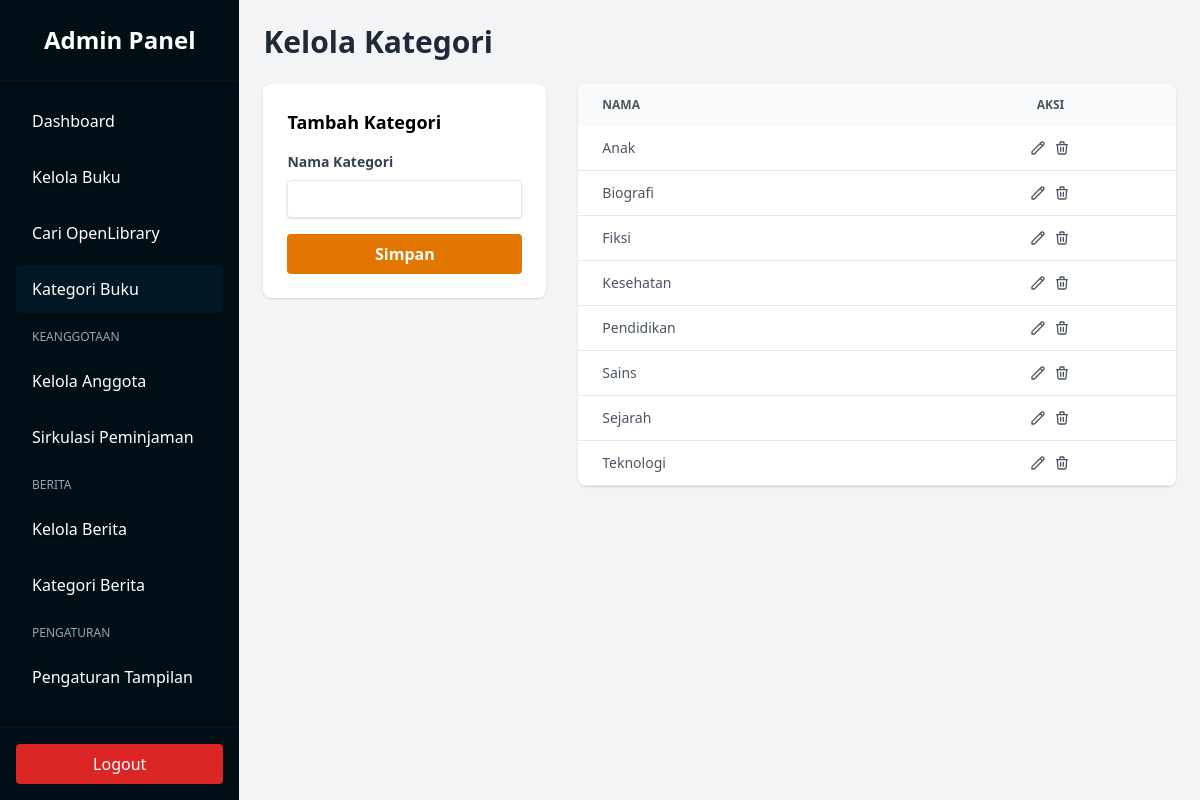
The app's page /admin/categories.php (signed in) with its own data.
### tables this page shows
CREATE TABLE `categories` (
  `id` int(11) NOT NULL AUTO_INCREMENT,
  `name` varchar(100) NOT NULL,
  `created_at` timestamp NOT NULL DEFAULT current_timestamp(),
  PRIMARY KEY (`id`)
);

### admin/categories.php (the view, shortened to what this page needs)
<?php
require_once 'includes/header.php';
$editCategory = null;
$categories = $pdo->query("SELECT * FROM categories ORDER BY name")->fetchAll();
?>
<div class="mb-6">
    <h1 class="text-3xl font-bold text-gray-800">Kelola Kategori</h1>
</div>
<div class="grid grid-cols-1 md:grid-cols-3 gap-8">
    <div class="md:col-span-1">
        <div class="bg-white rounded-lg shadow p-6">
            <h3 class="font-bold text-lg mb-4"><?= $editCategory ? 'Edit Kategori' : 'Tambah Kategori' ?></h3>
            <form method="POST" action="categories.php">
                <div class="mb-4">
                    <label class="block text-gray-700 text-sm font-bold mb-2">Nama Kategori</label>
                    <input type="text" name="name" value="<?= $editCategory ? htmlspecialchars($editCategory['name']) : '' ?>" class="shadow appearance-none border rounded w-full py-2 px-3 text-gray-700 leading-tight focus:outline-none focus:shadow-outline" required>
                </div>
                <div class="flex items-center justify-between">
                    <button type="submit" class="bg-baby_pink-600 hover:bg-baby_pink-700 text-white font-bold py-2 px-4 rounded focus:outline-none focus:shadow-outline w-full">
                        <?= $editCategory ? 'Update' : 'Simpan' ?>
                    </button>
                </div>
            </form>
        </div>
    </div>
    <div class="md:col-span-2">
        <div class="bg-white rounded-lg shadow overflow-hidden">
            <table class="w-full text-left border-collapse">
                <thead>
                    <tr class="bg-gray-50 text-gray-600 uppercase text-xs leading-normal">
                        <th class="py-3 px-6 text-left">Nama</th>
                        <th class="py-3 px-6 text-center">Aksi</th>
                    </tr>
                </thead>
                <tbody class="text-gray-600 text-sm font-light">
                    <?php foreach ($categories as $cat): ?>
                    <tr class="border-b border-gray-200 hover:bg-gray-100">
                        <td class="py-3 px-6 text-left whitespace-nowrap">
                            <div class="font-medium"><?= htmlspecialchars($cat['name']) ?></div>
                        </td>
                        <td class="py-3 px-6 text-center">
                            <div class="flex item-center justify-center">
                                <a href="categories.php?edit=<?= $cat['id'] ?>" class="w-4 mr-2 transform hover:text-purple-500 hover:scale-110">
                                    <svg xmlns="http://www.w3.org/2000/svg" fill="none" viewBox="0 0 24 24" stroke="currentColor">
                                        <path stroke-linecap="round" stroke-linejoin="round" stroke-width="2" d="M15.232 5.232l3.536 3.536m-2.036-5.036a2.5 2.5 0 113.536 3.536L6.5 21.036H3v-3.572L16.732 3.732z" />
                                    </svg>
                                </a>
                                <a href="categories.php?delete=<?= $cat['id'] ?>" onclick="return confirm('Yakin ingin menghapus kategori ini?')" class="w-4 transform hover:text-red-500 hover:scale-110">
                                    <svg xmlns="http://www.w3.org/2000/svg" fill="none" viewBox="0 0 24 24" stroke="currentColor">
                                        <path stroke-linecap="round" stroke-linejoin="round" stroke-width="2" d="M19 7l-.867 12.142A2 2 0 0116.138 21H7.862a2 2 0 01-1.995-1.858L5 7m5 4v6m4-6v6m1-10V4a1 1 0 00-1-1h-4a1 1 0 00-1 1v3M4 7h16" />
                                    </svg>
                                </a>
                            </div>
                        </td>
                    </tr>
                    <?php endforeach; ?>
                </tbody>
            </table>
        </div>
    </div>
</div>
<?php require_once 'includes/footer.php'; ?>

### records on screen
categories: name "Anak"
categories: name "Biografi"
categories: name "Fiksi"
categories: name "Kesehatan"
categories: name "Pendidikan"
categories: name "Sains"
categories: name "Sejarah"
categories: name "Teknologi"
